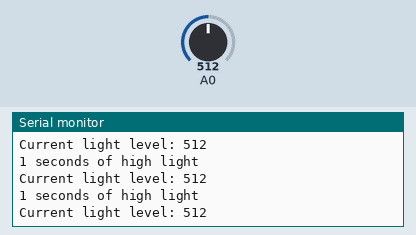
Bench run of a sketch on a simulated Arduino Uno, built with avr-gcc and run on an emulated ATmega328P. On the bench: the last lines printed to the serial monitor. The inputs (shaded band) are chosen by the test bench; at power-on: A0 = 512.

Above: at 1.3 s.
1.4 s: A0 set to 716
At 1.82 s:
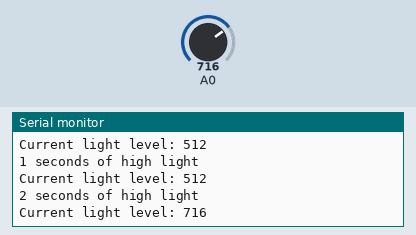
11.6 s: A0 set to 900
At 11.98 s:
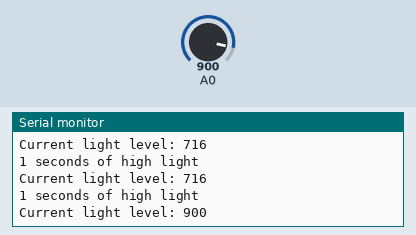
Timing chart, 0 to 14.6 s (numbered marks = the images above; inputs shaded):
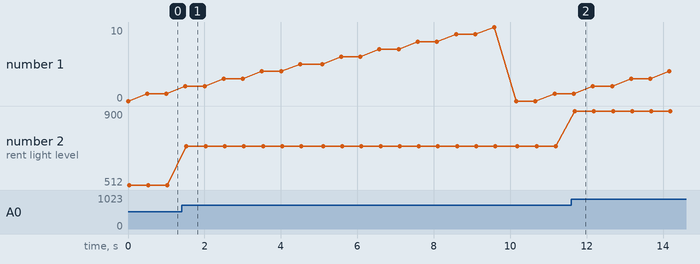

Measured:
- after the input at 1.4 s, the serial monitor: prints a new line after 0.13 s (image 1)
- after the input at 11.6 s, the serial monitor: prints a new line after 0.09 s (image 2)
- plotted number 2: 512 → 716 after the input at 1.4 s, 716 → 900 after the input at 11.6 s

The sketch:

e4_sun_exposure.ino
```cpp
//Libraries for the Bluetooth connection
#include <SoftwareSerial.h>

//pins for the bluetooth 10/RX to the bluetooths TX, and 11/TX to the bluetooths RX
SoftwareSerial mySerial(10, 11); // RX, TX


// your group number
int group = 1;

// threshold for the LDR  sensor
int thresholdValue = 300;// adjust this to fit your light levels, make sure that the value in the sun is higher then this

// time in the sun
unsigned long int lightTime = 0;

unsigned long int callurlTimer = 0; //  url timer
unsigned long int callurlDelay = 5000; // url delay. 1000=1 sec

int checkState = 1; // State for switching from getting the value from the api to sending the update the api

//the value from the Api
int APIvalue = 0;


void setup() {

  // configure the serial
  Serial.begin(9600);
  // set the data rate for the SoftwareSerial port
  mySerial.begin(9600);

}

void loop() {

  // Take in the value from the sensor
  int sensor = analogRead(0); // from analog sensor 0

  //check if the light levels are lower then the threshold
  if (sensor > thresholdValue ) {
    lightTime = lightTime + 500; // 500 = 1/2 sec
    //the light levels show high sun exposure, lightTime goes up

  }


  // Update the lightTime state to the api

  // to slow down the amount of calls to the url
  if (callurlTimer + callurlDelay < millis()) {


    //check if the APIvalue needs to be retived
    if (checkState == 1) {
      //get the current value form the API
      //Setup for the content of the URL/web address
      String url =  "http://verkstad.cc/iot/mmx/";
      url += group;
      url += "/get_value.php";


      //send the url to the API
      mySerial.println(url); // sends the url to the bluetooth
      while (mySerial.available()) {

        //get the value of the return form the url
        char c = mySerial.read();
        APIvalue = APIvalue  * 10 + int(c) - 48;

      }
      Serial.println("");
      Serial.println("Api data retived");
      Serial.println("");

      //clear the serials

      mySerial.flush();
      Serial.flush();//Waits for the transmission of outgoing serial data to complete
      checkState = 0; // change the state
    } else {

      //Setup for the content of the URL/web address
      String url =  "http://verkstad.cc/iot/mmx/";
      url += group;
      url += "/index.php?sunExposure=";
      APIvalue = APIvalue + (lightTime / 1000); // change the local lighttime value to seconds  and add that to the APIvalue

      url += APIvalue; // add the updated value to the url

      // Sends the lightTime state to the phone
      mySerial.println(url); // sends the url to the bluetooth

      Serial.println("");
      Serial.println("Api updated");
      Serial.println("");

      //clear the serials

      mySerial.flush();
      Serial.flush();//Waits for the transmission of outgoing serial data to complete

      checkState = 1; // change the state

      lightTime = 0; // reset the lighttime
    }

    callurlTimer = millis();// sets callurlTimer to be millis()/the time the arduino been on

  }

  // prints the current light levels and the time in the light in the serial montitor

  Serial.print(lightTime/1000);
  Serial.print(" seconds of high light");
  Serial.println(" ");
  Serial.print("Current light level: ");
  Serial.println(sensor);

  delay(500); // small delay
}
```
